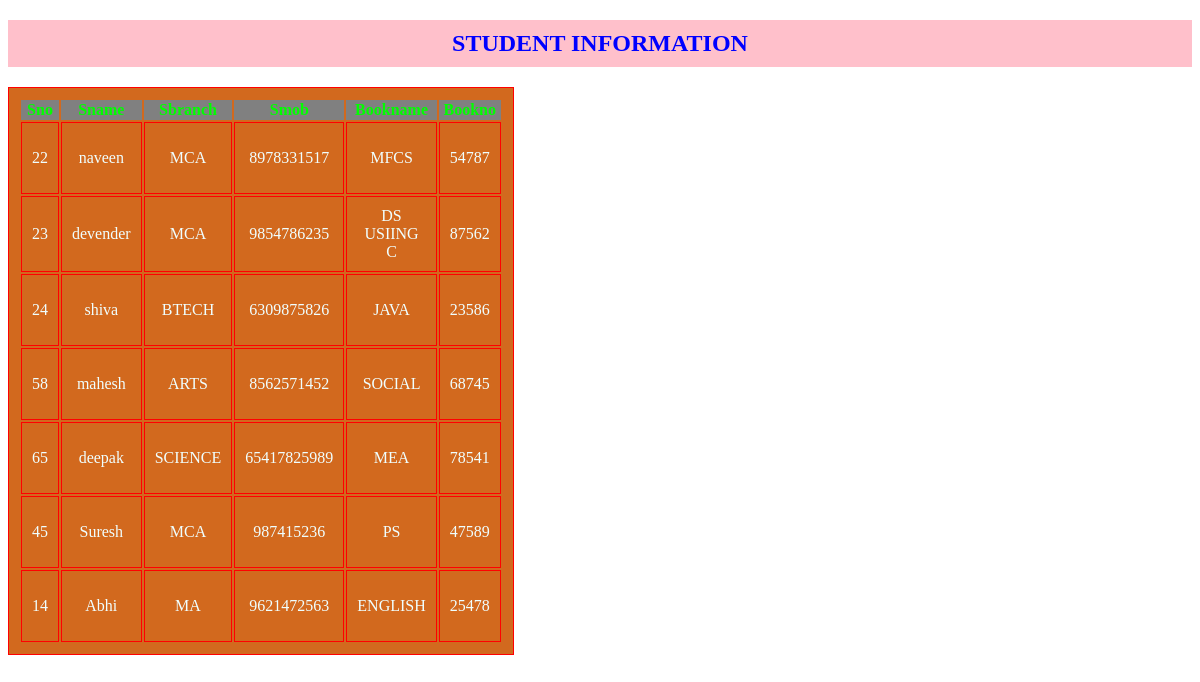
/std/, run on the app's committed database.
### app1/models.py (models this page shows)
class Student(models.Model):
    sno=models.IntegerField()
    sname=models.CharField(max_length=50)
    sbranch=models.CharField(max_length=50)
    smob=models.IntegerField()
    bookname=models.CharField(max_length=50)
    bookno=models.IntegerField()

### app1/views.py (the view)
# urls.py: path('std/',views.StdView),
def StdView(request):
    std_list=Student.objects.all()
    my_dict={'std_list':std_list}
    return render(request,'app1/std.html',context=my_dict)

### templates/app1/std.html (shortened to what this page needs)
<!DOCTYPE html>
{% load static %}
<html lang="en">
<head>
    <link rel="stylesheet" href="{% static "css/std.css" %}">
</head>
<body>
<h2>STUDENT INFORMATION</h2>
{% if std_list %}
<table>
    <thead>
    <th>Sno</th>
    <th>Sname</th>
    <th>Sbranch</th>
    <th>Smob</th>
    <th>Bookname</th>
    <th>Bookno</th>
    </thead>
{% for std in std_list %}
<tr>
    <td>{{std.sno}}</td>
    <td>{{std.sname}}</td>
    <td>{{std.sbranch}}</td>
    <td>{{std.smob}}</td>
    <td>{{std.bookname}}</td>
    <td>{{std.bookno}}</td>
</tr>
{% endfor %}
{% endif %}
</table>
</body>
</html>

### static/css/std.css (style rules this page uses)
td,table { background:chocolate; color:azure; text-align:center; border:1px solid red; height:50px; width:50px; padding:10px; }
thead { background:grey; color:lime; text-align:center; }
body { background:url(https://media.istockphoto.com/id/1255173907/photo/black-bookshelves-in-the-library-panorama.jpg?b=1&s=170667a&w=0&k=20&c=d9KJqr0TswfufNcwCF6Jg22898doIfDdeVKsPnNUI24=); background-size:cover; }
h2 { color:blue; text-align:center; background:pink; padding-top:10px; padding-bottom:10px; }

### data on the page
Student: sno "22", sname "naveen", sbranch "MCA", smob "8978331517", bookname "MFCS", bookno "54787"
Student: sno "23", sname "devender", sbranch "MCA", smob "9854786235", bookname "DS USIING C", bookno "87562"
Student: sno "24", sname "shiva", sbranch "BTECH", smob "6309875826", bookname "JAVA", bookno "23586"
Student: sno "58", sname "mahesh", sbranch "ARTS", smob "8562571452", bookname "SOCIAL", bookno "68745"
Student: sno "65", sname "deepak", sbranch "SCIENCE", smob "65417825989", bookname "MEA", bookno "78541"
Student: sno "45", sname "Suresh", sbranch "MCA", smob "987415236", bookname "PS", bookno "47589"
Student: sno "14", sname "Abhi", sbranch "MA", smob "9621472563", bookname "ENGLISH", bookno "25478"
